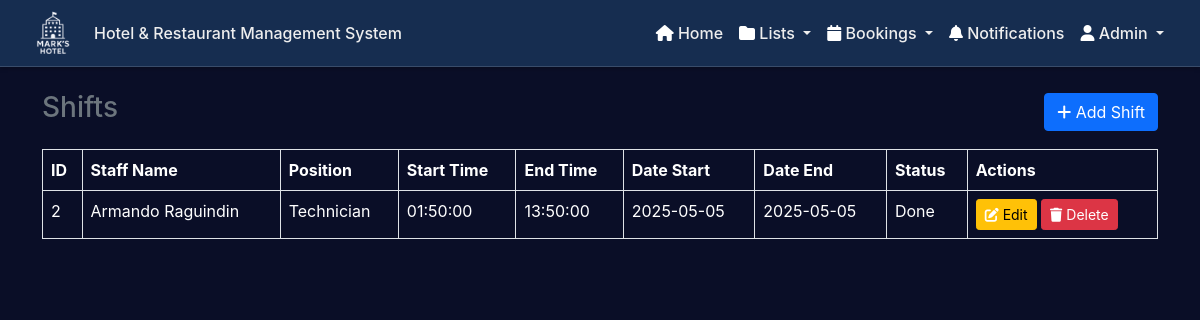
The app's page /admin/shifts.php (signed in), older data.
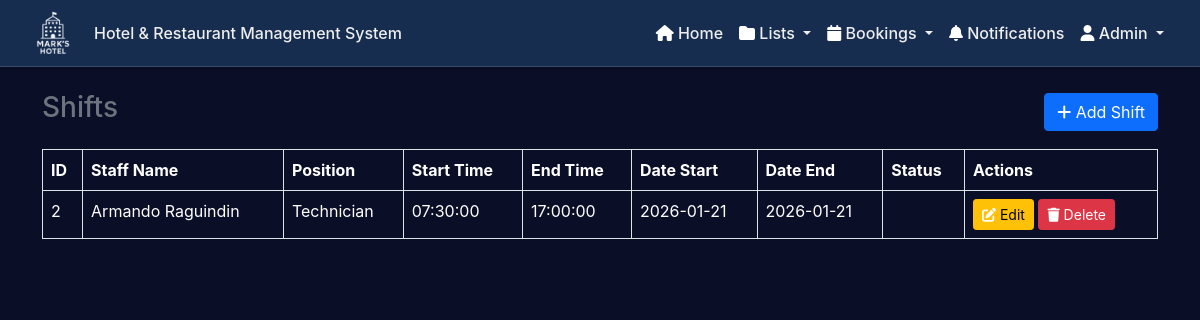
The same page, newer data.
### tables this page shows
CREATE TABLE `shifts` (
  `shift_id` int(11) NOT NULL,
  `staff_id` int(11) NOT NULL,
  `start_time` time NOT NULL,
  `end_time` time NOT NULL,
  `date_start` date NOT NULL,
  `date_end` date NOT NULL,
  `status` enum('pending','done') DEFAULT 'pending'
);

CREATE TABLE `staffs` (
  `staff_id` int(11) NOT NULL,
  `name` varchar(150) NOT NULL,
  `position` varchar(50) NOT NULL,
  `address` varchar(50) NOT NULL,
  `profile` varchar(250) NOT NULL,
  `shift_type` varchar(50) NOT NULL,
  `phone_number` varchar(20) NOT NULL,
  `email` varchar(50) NOT NULL,
  `password` varchar(50) NOT NULL
);

### admin/shifts.php (the view, shortened to what this page needs)
<?php
include '../components/config.php';
$query = "SELECT shifts.*, staffs.name, staffs.position
          FROM shifts
          INNER JOIN staffs ON shifts.staff_id = staffs.staff_id";
$result = $con->query($query);
?>
<!DOCTYPE html>
<html lang="en">
<head>
    <link href="https://cdn.jsdelivr.net/npm/bootstrap@5.0.2/dist/css/bootstrap.min.css" rel="stylesheet">
    <link rel="stylesheet" href="../css/customAdminHeader.css">
    <link rel="stylesheet" href="https://cdnjs.cloudflare.com/ajax/libs/font-awesome/6.7.2/css/all.min.css">
    <link rel="stylesheet" href="../css/notifications.css">
    <link rel="stylesheet" href="../css/app.css">
</head>
<body>
    <?php include '../components/header_admin.php'; ?>
    <div class="container mt-4">
        <div class="d-flex justify-content-between align-items-center mb-3">
            <h3 class="text-center text-muted">Shifts</h3>
            <button class="btn btn-primary" data-bs-toggle="modal" data-bs-target="#addShiftModal">
                <i class="fas fa-plus"></i> Add Shift
            </button>
        </div>
        <table class="table table-bordered">
            <thead>
                <tr>
                    <th>ID</th>
                    <th>Staff Name</th>
                    <th>Position</th>
                    <th>Start Time</th>
                    <th>End Time</th>
                    <th>Date Start</th>
                    <th>Date End</th>
                    <th>Status</th>
                    <th>Actions</th>
                </tr>
            </thead>
            <tbody>
                <?php while ($row = $result->fetch_assoc()): ?>
                    <tr>
                        <td><?php echo $row['shift_id']; ?></td>
                        <td><?php echo htmlspecialchars($row['name']); ?></td>
                        <td><?php echo htmlspecialchars($row['position']); ?></td>
                        <td><?php echo htmlspecialchars($row['start_time']); ?></td>
                        <td><?php echo htmlspecialchars($row['end_time']); ?></td>
                        <td><?php echo htmlspecialchars($row['date_start']); ?></td>
                        <td><?php echo htmlspecialchars($row['date_end']); ?></td>
                        <td><?php echo ucfirst($row['status']); ?></td>
                        <td>
                            <button class="btn btn-warning btn-sm" data-bs-toggle="modal" data-bs-target="#editShiftModal<?php echo $row['shift_id']; ?>">
                                <i class="fas fa-edit"></i> Edit
                            </button>
                            <a href="../controllers/shiftsController.php?deleteShift=<?php echo $row['shift_id']; ?>" class="btn btn-danger btn-sm" onclick="return confirm('Are you sure you want to delete this shift?')">
                                <i class="fas fa-trash"></i> Delete
                            </a>
                        </td>
                    </tr>
                <?php endwhile; ?>
            </tbody>
        </table>
    </div>
</body>
</html>

Row changes from the older to the newer data that the page shows:
changed shifts "Armando Raguindin": start_time "01:50:00" → "07:30:00"; end_time "13:50:00" → "17:00:00"; date_start "2025-05-05" → "2026-01-21"; date_end "2025-05-05" → "2026-01-21"; status "Done" → (not shown)
